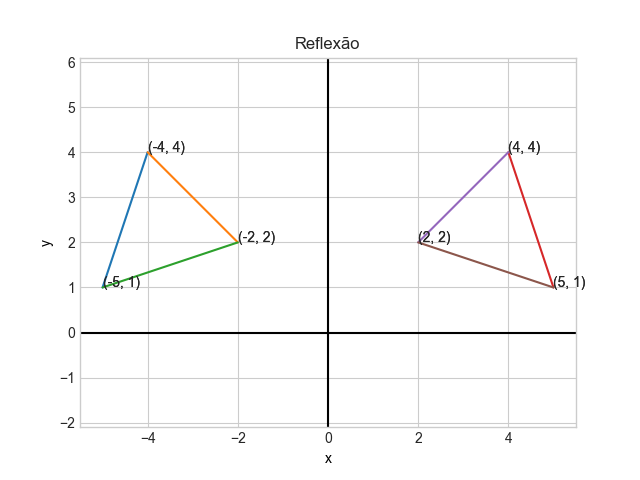

Here is the Python script that generated this plot:
import matplotlib.pyplot as plt

def reta(a, b):
    plt.axis('equal')
    plt.plot([a[0],b[0]], [a[1],b[1]])
    rotulos(a,b)

def retaX(a,b):
    plt.axis('equal')
    plt.plot([-a[0],-b[0]], [a[1],b[1]])
    alinha=[-a[0], a[1]]
    blinha=[-b[0], b[1]]
    rotulos(alinha, blinha)

def rotulos(a, b):
    label = f"({a[0]}, {a[1]})"
    plt.annotate(label, a)
    label = f"({b[0]}, {b[1]})"
    plt.annotate(label, b)

c=[-5, 1]
b=[-4,4]
a=[-2,2]
plt.style.use('seaborn-whitegrid')

plt.axes()
reta(c,b)
reta(b,a)
reta(c,a)
retaX(c,b)
retaX(b,a)
retaX(c,a)

plt.axhline(color='black')
plt.axvline(color='black')
plt.xlabel('x', color='black')
plt.ylabel('y', color='black')
plt.title('Reflexão')
plt.show()
